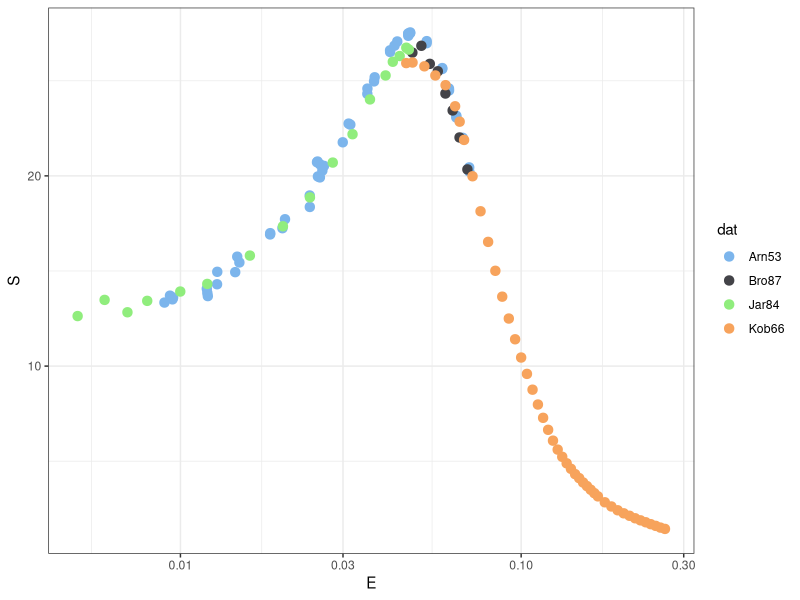

Write R code to recreate this figure.
# Read Tdn
require(ggplot2);require(ggthemes);require(dplyr);require(magrittr)

#--Get File names


# Data of interest

Arn53  <-  read.table("data_arnold.dat") %>%
  set_colnames(.,c("E","S","Stat")) %>%
  mutate(.,Syst=mean(0.02*S)) %>%  
  mutate(.,dat="Arn53") 


Bro87 <- read.table("data_brown.dat") %>%
  set_colnames(.,c("E","S","Stat")) %>%
         mutate(.,Syst= mean(0.013*S)) %>%
        mutate(.,dat="Bro87")

Jar84 <- read.table("data_jarmie.dat") %>%
  set_colnames(.,c("E","S","Stat")) %>%
  mutate(.,Syst= mean(0.0126*S)) %>%
  mutate(.,dat="Jar84")


Kob66 <- read.table("data_kobzev.dat") %>%
  set_colnames(.,c("E","S","Stat")) %>%
  mutate(.,Syst = mean(0.025*S)) %>%
  mutate(.,dat="Kob66")

# Remove bad points

ensamble <- rbind(Arn53, Bro87,Jar84,Kob66)

#ensamble <- rbind(Bame57, Brown87,Jarmie86)


write.csv(ensamble,"ensamble_Tdn.csv",row.names = F)

ggplot(ensamble,aes(x=E,y=S,color=dat))+geom_point(size=2.85)+
  theme_bw()+scale_x_log10()+scale_color_hc() 


